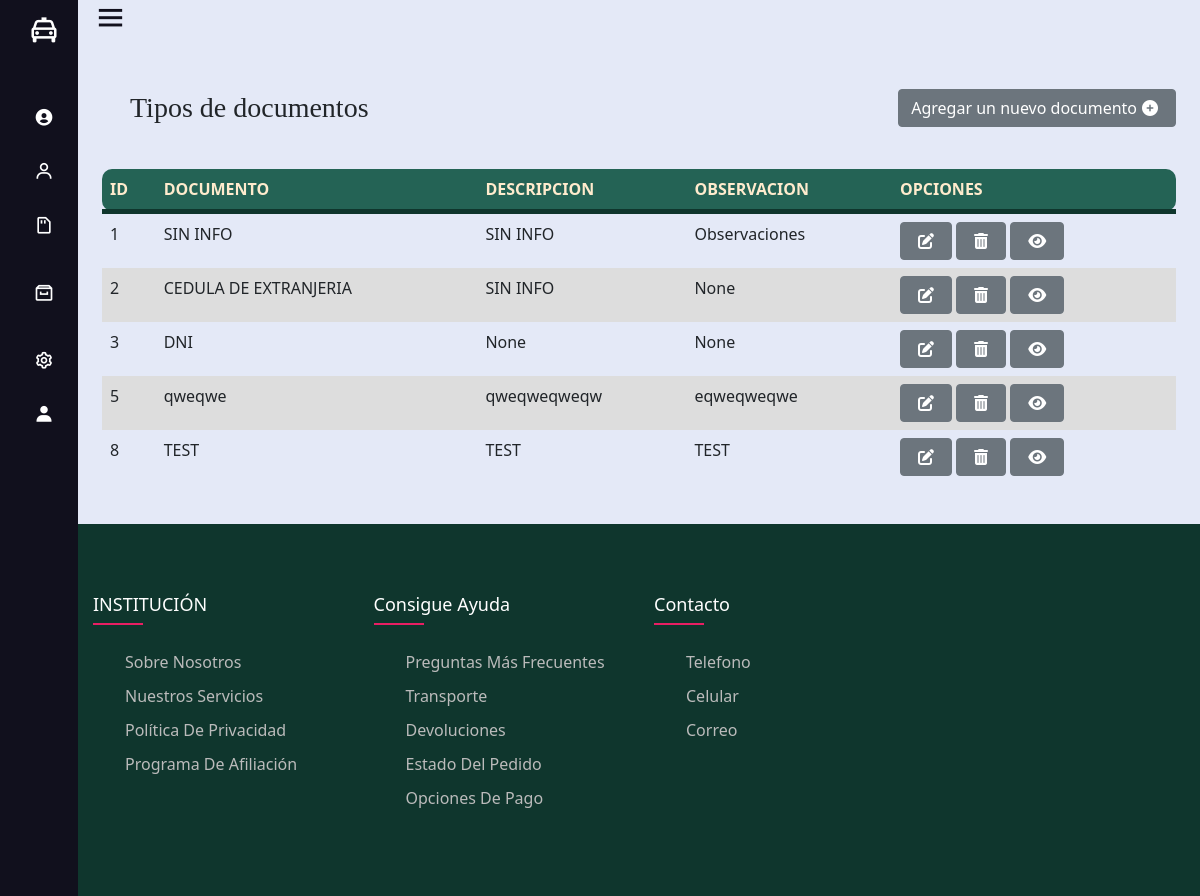
/documentType/ (signed in), run on the app's committed database.
### Aplicacion1/models.py (models this page shows, shortened)
class Tipodocumento(models.Model):
    id = models.AutoField(db_column='Id', primary_key=True)  # Field name made lowercase.
    documento = models.CharField(db_column='Documento', max_length=100)  # Field name made lowercase.
    descripcion = models.CharField(db_column='Descripcion', max_length=200, blank=True, null=True)  # Field name made lowercase.
    activo = models.IntegerField(db_column='Activo', blank=True, null=True)  # Field name made lowercase.
    estado = models.IntegerField(db_column='Estado')  # Field name made lowercase.
    obs = models.CharField(db_column='Obs', max_length=200, blank=True, null=True)  # Field name made lowercase.
    idusercrea = models.IntegerField(db_column='IdUserCrea', blank=True, null=True)  # Field name made lowercase.
    idusermodifica = models.IntegerField(db_column='IdUserModifica', blank=True, null=True)  # Field name made lowercase.
    fechacrea = models.DateTimeField(db_column='FechaCrea', blank=True, null=True)  # Field name made lowercase.
    fechamodifica = models.DateTimeField(db_column='FechaModifica', blank=True, null=True)  # Field name made lowercase.
    maqcrea = models.CharField(db_column='MaqCrea', max_length=50, blank=True, null=True)  # Field name made lowercase.
    maqmodifica = models.CharField(db_column='MaqModifica', max_length=50, blank=True, null=True)  # Field name made lowercase.
    class Meta:
        managed = True
        db_table = 'TipoDocumento'

### Aplicacion1/views.py (the view)
# urls.py: path('documentType/', views.listTipoDocumento, name = "listDocuments"),
@login_required(login_url='signin')
def listTipoDocumento(request):
    TiposdeDocumento=Tipodocumento.objects.filter(activo="1")
    return render(request, "paginas/type_doc/list.html", {"tiposDocumento": TiposdeDocumento})

### Aplicacion1/templates/paginas/type_doc/list.html (shortened to what this page needs)
{% extends '../../layout.html' %}
{% block content %}
{% load static %}
<div class="d-flex bd-highlight mb-3 align-items-center">
    <div class="me-auto bd-highlight align-self-end p">
        <h3 class="title-card">Tipos de documentos</h3>
    </div>
    <div class="bd-highlight">
        <a href="form" class="btn btn-secondary">Agregar un nuevo documento<i class="fas fa-plus-circle"></i></a>
    </div>
</div>
<div class="table-responsive">
    <table class=" table table-borderless">
        <thead>
            <tr>
                <th>ID</th>
                <th>DOCUMENTO</th>
                <th>DESCRIPCION</th>
                <th>OBSERVACION</th>
                <th colspan="3">OPCIONES</th>
            </tr>
        </thead>
        <tbody>
            {% for i in tiposDocumento %}
            <tr>
                <td class="table-content">{{i.id}}</td>
                <td class="table-content">{{i.documento}}</td>
                <td class="table-content">{{i.descripcion}}</td>
                <td class="table-content">{{i.obs}}</td>
                <td class=><a href="edit/{{i.id}}" class="btn btn-secondary"><i class="fas fa-edit"></i></a>
                <a href="delete/{{i.id}}" class="btn btn-secondary btnEliminacion"><i class="fas fa-trash-alt"></i></a>
                <a href="view/{{i.id}}" class="btn btn-secondary "><i class="fas fa-eye"></i></a></td>
            </tr>
            {% endfor %}
        </tbody>
    </table>
</div>
{% endblock %}

### ProyectoPNP/static/assets/css/style.css (style rules this page uses)
body { background-color: white; }
tr:first-child th:first-child { border-top-left-radius: 10px; }
tr:first-child th:last-child { border-top-right-radius: 10px; }
tr:last-child th:first-child { border-bottom-left-radius: 10px; }
tr:last-child th:last-child { border-bottom-right-radius: 10px; }
tr:first-child th { border-top-style: solid; }
tr th:first-child { border-left-style: solid; }
thead { background-color: #246355; color: blanchedalmond; border-bottom: solid 5px #0F362D; }
tr:nth-child(even) { background-color:#ddd; }
i { margin: 0px 5px; }
.title-card { font-family: 'Sahitya', serif; margin: 1em; }

### data on the page
Tipodocumento: id "1", documento "SIN INFO", descripcion "SIN INFO", obs "Observaciones"
Tipodocumento: id "2", documento "CEDULA DE EXTRANJERIA", descripcion "SIN INFO", obs "None"
Tipodocumento: id "3", documento "DNI", descripcion "None", obs "None"
Tipodocumento: id "5", documento "qweqwe", descripcion "qweqweqweqw", obs "eqweqweqwe"
Tipodocumento: id "8", documento "TEST", descripcion "TEST", obs "TEST"
